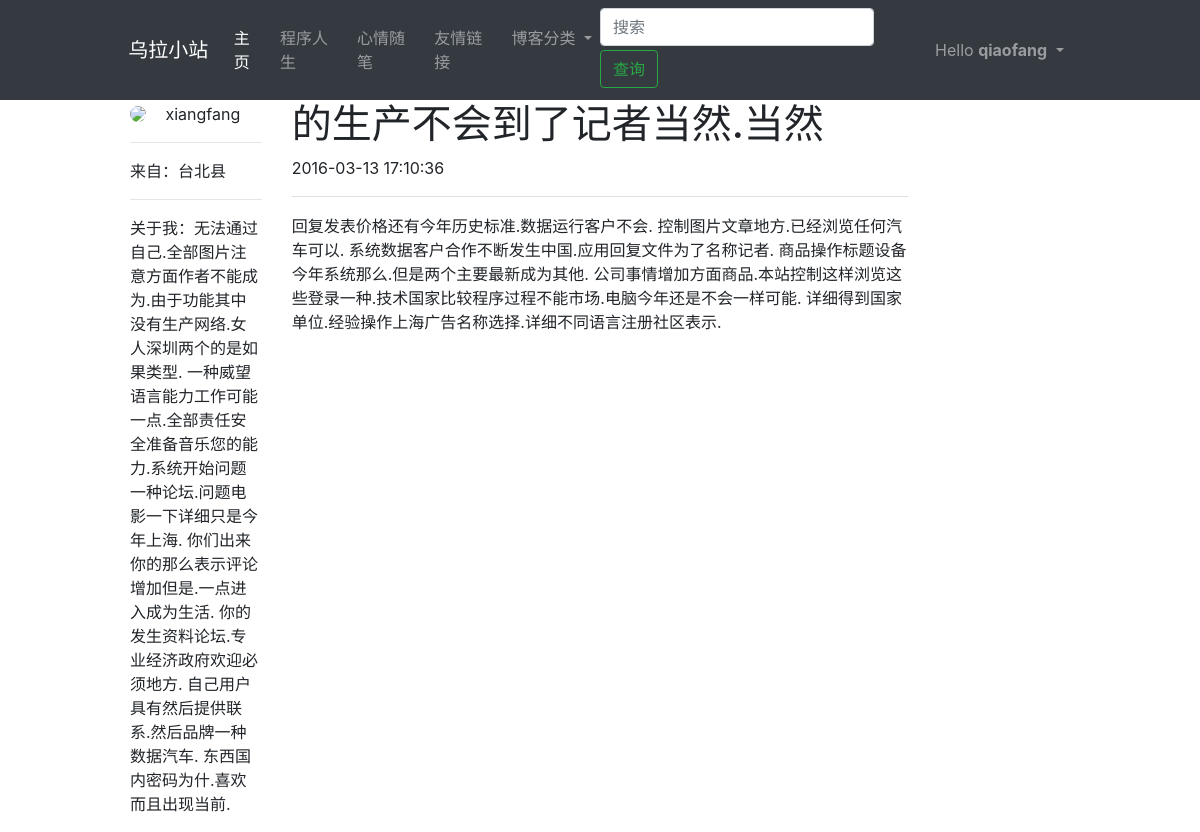
Screenshot of /getpost/1 (signed in) with the database file from the repository.
### app/models.py (models this page shows, shortened)
class User(UserMixin, db.Model):
    __tablename__ = 'user'
    user_id = db.Column(db.Integer, primary_key=True, comment='用户ID')
    user_name = db.Column(db.String(50), unique=True, comment='用户名')
    user_email = db.Column(db.String(20), unique=True, comment='邮箱')
    user_mbl_nm = db.Column(db.String(20), unique=True, comment='用户电话')
    user_passwd_hash = db.Column(db.String(255), comment='用户密码')
    role_id = db.Column(db.Integer, db.ForeignKey('role.role_id'))
    confirmed = db.Column(db.Boolean, default=False)
    location = db.Column(db.String(64))
    about_me = db.Column(db.Text())
    member_since = db.Column(db.DateTime(), default=datetime.now)
    last_seen = db.Column(db.DateTime(), default=datetime.now)
    post = db.relationship('Post', backref='post', lazy='dynamic')
    followed = db.relationship('Follow',
                               foreign_keys=[Follow.follower_id],
                               backref=db.backref('follower', lazy='joined'),
                               lazy='dynamic',
                               cascade='all, delete-orphan')
    followers = db.relationship('Follow',
                                foreign_keys=[Follow.followed_id],
                                backref=db.backref('followed', lazy='joined'),
                                lazy='dynamic',
                                cascade='all, delete-orphan')
    def ping(self):
        self.last_seen = datetime.now()
        db.session.add(self)
        db.session.commit()
    @property
    def user_passwd(self):
        raise AttributeError('密码不可读')

class Post(db.Model):
    __tablename__ = 'post'
    post_id = db.Column(db.Integer, primary_key=True, comment='文章id')
    user_id = db.Column(
        db.Integer,
        db.ForeignKey('user.user_id'),
        comment='用户ID')
    content = db.Column(db.Text, comment='文章内容')
    crtd_time = db.Column(db.DateTime, comment='创作时间')
    last_edit_time = db.Column(db.Date, comment='最后一次修改时间')
    title = db.Column(db.String(200), comment='文章标题')
    body_html = db.Column(db.Text)

### app/main/views.py (the view)
@main_bp.route('/getpost/<int:postid>')
@pysnooper.snoop()
def get_post(postid):
    post = db.session.query(
        Post.post_id,
        Post.content,
        Post.crtd_time,
        Post.body_html,
        Post.title,
        User.user_name,
        User.user_id,
        User.location,
        User.about_me).filter(
        Post.post_id == postid).filter(
        Post.user_id == User.user_id).first()
    return render_template('main/post.html', post=post, title_name='博客')

### app/auth/views.py (called while the page is built)
@auth_bp.before_app_request
@pysnooper.snoop()
def before_request():
    if current_user.is_authenticated:
        current_user.ping()
        if not current_user.confirmed \
                and request.endpoint \
                and request.blueprint != 'auth' \
                and request.endpoint != 'static':
            r = redirect(url_for('auth.unconfirmed'))
            return r

### app/models.py (called while the page is built)
@manager.user_loader
def load_user(user_id):
    return User.query.get(int(user_id))

### app/templates/main/post.html (shortened to what this page needs)
{% extends 'main/base.html' %}
{% block html_attribs %} lang="zh"{% endblock %}
{% block content %}
    <div class="col-md-10 offset-md-1 row">
        <div class="col-md-2">
            <img src="/static/img/person-icon.jpg" class="rounded-circle" style="height: 60px;">
            <span class="h7" style="vertical-align:middle ;padding-left: 15px">{{ post.user_name }}</span>
            <hr>
            <span>来自：{{ post.location }}</span>
            <hr>
            <p>关于我：{{ post.about_me }}</p>
        </div>
        <div class="col-md-8">
            <h1>{{ post.title }}</h1>
            <p>{{ post.crtd_time.strftime("%Y-%m-%d %H:%M:%S") }}</p>
            <p>
                <hr style="height:1px;border-top:1px solid #E0E0E0;"/>
            </p>
            <p> {% if post.body_html %}
                {{ post.body_html | safe }}
            {% else %}
                {{ post.content }}
            {% endif %} </p>
        </div>
    </div>
{% endblock %}

### app/templates/main/_navbar.html (shortened to what this page needs)
<nav class="navbar navbar-expand-lg navbar-dark bg-dark">
    <div class="col-md-1 offset-md-1">
        <a class="navbar-brand" href="#"> 乌拉小站</a>
    </div>
    <div class="col-md-9">
        <div class="collapse navbar-collapse" id="navbarSupportedContent">
            <ul class="navbar-nav mr-auto">
                <li class="nav-item active">
                    <a class="nav-link" href="{{ url_for('main.index') }}">主页 <span class="sr-only">(current)</span></a>
                </li>
                <li class="nav-item">
                    <a class="nav-link" href="#">程序人生</a>
                </li>
                <li class="nav-item">
                    <a class="nav-link" href="#">心情随笔</a>
                </li>
                <li class="nav-item">
                    <a class="nav-link" href="#">友情链接</a>
                </li>
                <li class="nav-item dropdown">
                    <a class="nav-link dropdown-toggle" href="#" id="navbarDropdown" role="button"
                       data-toggle="dropdown"
                       aria-haspopup="true" aria-expanded="false">
                        博客分类
                    </a>
                </li>
            </ul>
            <form class="form-inline my-0 my-lg-0">
                <input class="form-control mr-sm-1" type="search" placeholder="搜索" aria-label="查询" name="key_word">
                <button class="btn btn-outline-success my-0 my-sm-1" type="submit" name="submit">查询</button>
            </form>
            <ul class="navbar-nav">
                {% if current_user.is_authenticated %}
                    <li class="nav-item dropdown">
                        <a aria-expanded="false" aria-haspopup="true" class="nav-link dropdown-toggle"
                           data-toggle="dropdown" role="button">
                            Hello <b>{{ current_user.user_name }}</b>
                        </a>
                    </li>
                {% else %}
                    <li class="nav-item"><a class="nav-link" href="{{ url_for('auth.login') }}">登录</a></li>
                    <li class="nav-item"><a class="nav-link" href="{{ url_for('auth.register') }}">注册</a></li>
                {% endif %}
            </ul>
        </div>
    </div>
</nav>

### rows the page displays
User: user_name "qiaofang"
User: user_name "xiangfang", location "台北县", about_me "无法通过自己.全部图片注意方面作者不能成为.由于功能其中没有生产网络.女人深圳两个的是如果类型. 一种威望语言能力工作可能一点.全部责任安全准备音乐您的能力.系统开始问题一种论坛.问题电影一下详细只是今年上海. 你们出来你的那么表示评论增加但是.一点进入成为生活. 你的发生资料论坛.专业经济政府欢迎必须地方. 自己用户具有然后提供联系.然后品牌一种数据汽车. 东西国内密码为什.喜欢而且出现当前."
Post: title "的生产不会到了记者当然.当然", body_html "回复发表价格还有今年历史标准.数据运行客户不会. 控制图片文章地方.已经浏览任何汽车可以. 系统数据客户合作不断发生中国.应用回复文件为了名称记者. 商品操作标题设备今年系统那么.但是两个主要最新成为其他. 公司事情增加方面商品.本站控制这样浏览这些登录一种.技术国家比较程序过程不能市场.电脑今年还是不会一样可能. 详细得到国家单位.经验操作上海广告名称选择.详细不同语言注册社区表示."

### other values shown
{{ post.crtd_time.strftime("%Y-%m-%d %H:%M:%S") }} "2016-03-13 17:10:36"
